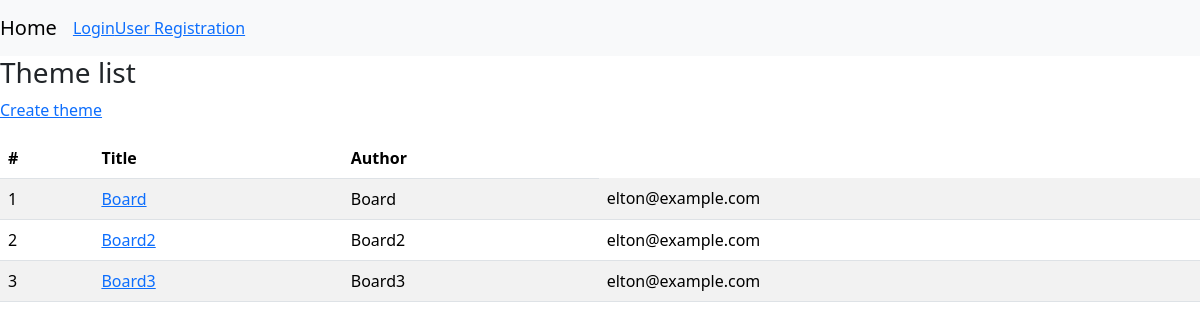
The page /boards/list_themes/ on the database as committed earlier.
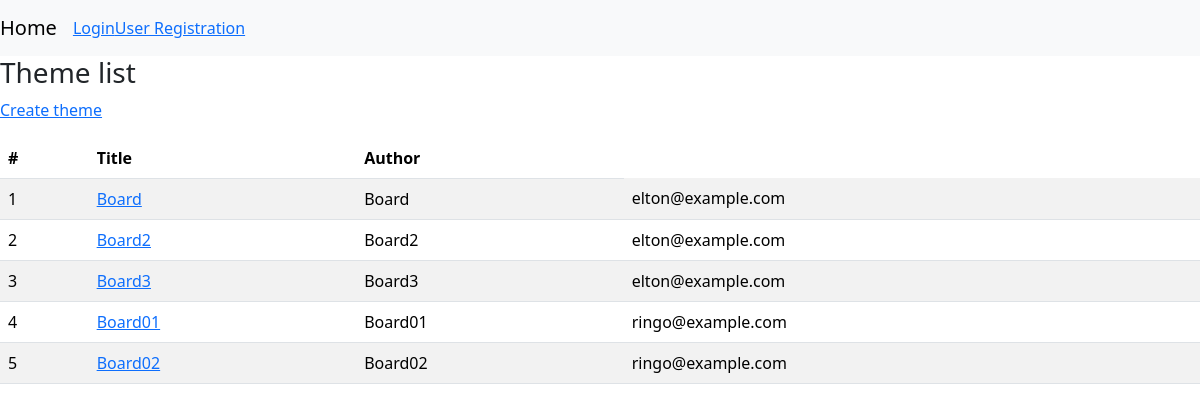
The same page on the database as committed later.
### boards/models.py (models this page shows)
class Themes(models.Model):
    title = models.CharField(max_length=255)
    user = models.ForeignKey(
        "accounts.Users",
        on_delete=models.CASCADE
    )
    objects = ThemesManager()
    class Meta:
        db_table = 'thems'

### accounts/models.py (models this page shows)
class Users(AbstractBaseUser, PermissionsMixin):
    username = models.CharField(max_length=255)
    age = models.PositiveIntegerField()
    email = models.EmailField(max_length=25, unique=True)
    is_active = models.BooleanField(default=False)
    is_staff = models.BooleanField(default=False)
    picture = models.FileField(null=True, upload_to="picture/")
    objects = UserManager()
    USERNAME_FIELD = "email"
    REQUIRED_FIELDS = ["username"]
    class Meta:
        db_table = 'users'

### boards/views.py (the view)
# urls.py: path("list_themes/", views.list_themes, name="list_themes"),
def list_themes(request):
    themes = Themes.objects.fetch_all_theme()
    return render(request, "boards/list_themes.html",
                  context={
                      "themes": themes
                  })

### boards/models.py (called while the page is built)
    def fetch_all_theme(self):
        return self.order_by("id").all()

### templates/boards/list_themes.html (shortened to what this page needs)
{% extends 'base.html' %}
{% block content %}
<h3>Theme list</h3>
<p><a href="{% url 'boards:create_theme' %}" class=n"avbar-brand">Create theme</a></p>
<table class="table table-striped table-hover">
    <thead>
        <tr>
            <th>#</th>
            <th>Title</th>
            <th>Author</th>
        </tr>
    </thead>
    <tbody>
        {% for theme in themes %}
        <tr>
            <td>{{ forloop.counter }}</td>
            <td><a href="{% url 'boards:post_comment' theme_id=theme.id %}">{{ theme.title }}</a></td>
            <td>{{ theme.title }}</td>
            {% if theme.user.id == user.id %}
            <td><a href="{% url 'boards:edit_theme' id=theme.id %}">{{ theme.user }}</a></td>
            {% else %}
            <td>{{ theme.user }}</td>
            {% endif %}
        </tr>
        {% endfor %}
    </tbody>
</table>
{% endblock  %}

### templates/base.html (shortened to what this page needs)
<!DOCTYPE html>
<html lang="ja">
<head>
    <link href="https://cdn.jsdelivr.net/npm/bootstrap@5.3.1/dist/css/bootstrap.min.css" rel="stylesheet">
</head>
<body>
    <nav class="navbar navbar-expand-lg navbar-light bg-light">
        <a href="{% url 'accounts:home' %}" class="navbar-brand">Home</a>
        {% if user.is_authenticated %}
        <a href="{% url 'boards:list_themes' %}" navbar-brand>Board list</a>
        <a href="{% url 'accounts:user_logout' %}" navbar-brand>Logout</a>
        <a href="{% url 'accounts:user_edit' %}" navbar-brand>User edit</a>
        {% else %}
            <a href="{% url 'accounts:user_login' %}" navbar-brand>Login </a>
            <a href="{% url 'accounts:regist' %}" navbar-brand>User Registration</a>
        {% endif %}
    </nav>
    {% block content %}
    {% endblock  %}
</body>
</html>

Rows that differ between the two databases and show on the page:
added Themes: title "Board01", user "ringo@example.com"
added Themes: title "Board02", user "ringo@example.com"
